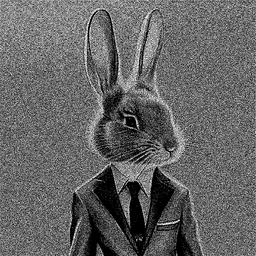
#> input picture images/img1.png, 256 x 256 px, shrunk from 700 x 700 before the run
$ python firepoint.py images/img1.png out.png
#> lines starting #> are read from the running program, lines starting #| are printed output that depends on the picture; after the words box and inside, x2 and y2 are one past the last pixel; in counts of white or black regions, pixels touching at a corner belong together
#> in create_halftone, img is the input picture: shape (256, 256, 3); min 0, max 255, mean 101.1
#!/bin/env python
import math
import random
import argparse
import itertools

import cv2
import numpy as np

try:
    raise ImportError
    from scipy.ndimage import gaussian_filter
except ImportError:

    def gaussian_filter(image_array, sigma):
        # Calculate the filter size based on sigma (usually 3 * sigma)
        filter_size = int(6 * sigma + 1)

        # Ensure the filter size is odd for symmetry
        if filter_size % 2 == 0:
            filter_size += 1

        # Create a 1D Gaussian kernel
        kernel = np.exp(
            -np.arange(-(filter_size // 2), filter_size // 2 + 1) ** 2
            / (2 * sigma**2)
        )
        kernel /= np.sum(kernel)  # Normalize the kernel

        # Apply the 1D Gaussian filter to rows and then columns
        filtered_image = np.apply_along_axis(
            lambda x: np.convolve(x, kernel, mode="same"), axis=0, arr=image_array
        )
        filtered_image = np.apply_along_axis(
            lambda x: np.convolve(x, kernel, mode="same"), axis=1, arr=filtered_image
        )

        return filtered_image


random.seed(1)

default_values = {
    "downscale_factor": 1,
    "gamma": 1.0,
    "multiply": 1.0,
    "no-randomize": False,
    "no-spread": False,
    "no-dots": False,
    "max_diameter": 4,
    "spread_size": 2,
    "width": None,
    "use_squares": False,
    "normalize": 0.0,
    "sharpen": 0.5,
    "threshold": 10,
    "hypersample": 3.0,
    "midtone_value": int(255 / 2),
    "unsharp": 1.0,
    "unsharp_radius": 2,
}


def spread_dots(circle_radius, spread_size):  # {{{
    height, width = circle_radius.shape
    for y in range(0, height, spread_size):
        for x in range(0, width, spread_size):
            block = circle_radius[y : y + spread_size, x : x + spread_size].ravel()
            coordinates = [
                (cx, cy)
                for cy in range(y, y + spread_size)
                for cx in range(x, x + spread_size)
            ]
            remain = 0.0
            for b in block:
                if b == -1:
                    continue
                remain += b - int(b)
            random.shuffle(coordinates)
            coord_iter = itertools.cycle(coordinates)
            while remain > 1:
                cx, cy = next(coord_iter)
                try:
                    if circle_radius[cy, cx] == -1:
                        continue
                except IndexError:
                    continue
                remain -= 1
                circle_radius[cy, cx] += 1


# }}}


def draw_circles(img, radiuses, max_diameter, randomize, use_squares):  # {{{
    height, width = radiuses.shape

    offset = max_diameter // 2
    y_coords, x_coords = np.where(radiuses > 0.0)
    for y, x in zip(y_coords, x_coords):
        circle_radius = radiuses[y, x]
        pos = (int(x * max_diameter + offset), int(y * max_diameter + offset))
        if circle_radius > 0:
            # randomize positions
            rpos = (
                [
                    int(
                        float(i)
                        + ((max_diameter - circle_radius) * (random.random() - 0.4))
                    )
                    for i in pos
                ]
                if randomize
                else pos
            )
            color = 0
            if circle_radius < max_diameter / 4:
                circle_radius *= 2
                color = 127
            if use_squares:
                cv2.rectangle(
                    img,
                    rpos,
                    [int(p + circle_radius) for p in rpos],
                    color,
                    thickness=-1,
                )
            else:
                cv2.circle(
                    img,
                    rpos,
                    int(math.sqrt(circle_radius**2)),
                    color,
                    thickness=-1,
                    lineType=cv2.LINE_AA,
                )


# }}}


def mean_removal(image, kernel_size=3, strength=1.0):  # {{{
    """
    Apply mean removal filter to an input image.

    Args:
        image (numpy.ndarray): The input image (should be grayscale).
        kernel_size (int): Size of the neighborhood for local mean calculation.
        strength (float): Strength of the mean removal effect (0.0 to 1.0).

    Returns:
        numpy.ndarray: The processed image with mean removal applied.
    """
    if len(image.shape) == 3:
        raise ValueError("Input image should be grayscale.")

    # Ensure kernel_size is odd for proper local mean calculation
    if kernel_size % 2 == 0:
        kernel_size += 1

    # Apply the mean removal filter
    mean_kernel = np.ones((kernel_size, kernel_size), dtype=np.float32) / (
        kernel_size**2
    )
    mean_removed_image = cv2.filter2D(image.astype(np.float32), -1, mean_kernel)

    # Adjust the strength of the effect
    processed_image = image + strength * (image - mean_removed_image)

    # Clip values to stay within the valid range [0, 255]
    processed_image = np.clip(processed_image, 0, 255).astype(np.uint8)

    return processed_image


# }}}


def contrast_stretching(image, min_out=0, max_out=255):  # {{{
#> called with min_out = 0, max_out = 255
    min_in, max_in = image.min(), image.max()
#> min_in = 0; max_in = 255
    stretched_image = (image.astype(float) - min_in) * (max_out - min_out) / (
        max_in - min_in
    ) + min_out
    stretched_image = np.clip(stretched_image, min_out, max_out).astype(np.uint8)

    return stretched_image  # }}}


def unsharp_mask(image_array, alpha, radius):  # {{{
#> called with alpha = 1, radius = 2
    image_array = image_array.astype(float)
    # Apply Gaussian blur with the specified radius
    blurred = gaussian_filter(image_array, sigma=radius)

    # Calculate the high-pass image (detail) by subtracting the blurred from the original
    high_pass = image_array - blurred

    # Add the high-pass image back to the original image with the specified alpha
    sharpened = image_array + alpha * high_pass
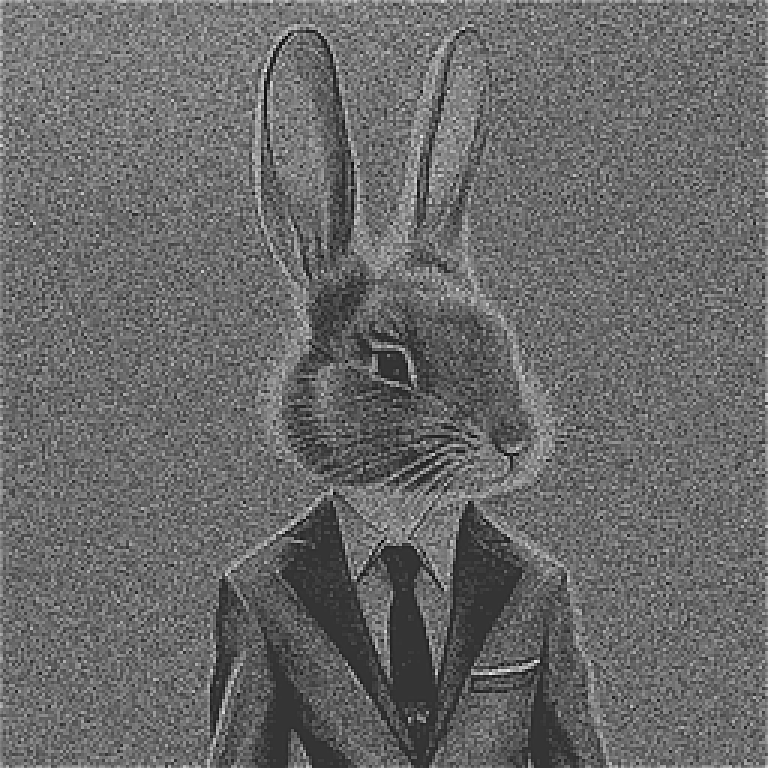
#> sharpened: shape (768, 768) float64; min -100.8, max 387.4, mean 101.5; drawn with min black and max white

    # Clip the pixel values to the valid range [0, 255]
    return np.clip(sharpened, 0, 255).astype(np.uint8)  # }}}
#> in mean_removal, `processed_image = np.clip(processed_image, 0, 255).astype(np.uint8)`:
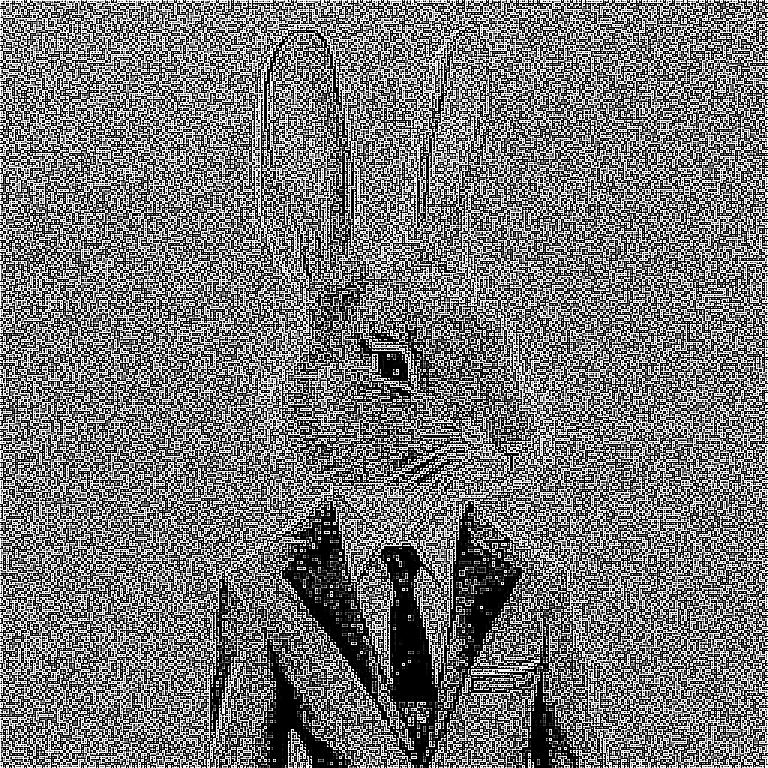
#> processed_image: shape (768, 768); min 0, max 255, mean 115.5


def blend(image1, image2, factor=0.5):
    """Blend two images using a given factor"""
#> called with factor = 0.5
    return cv2.addWeighted(image1, 1 - factor, image2, factor, 0)
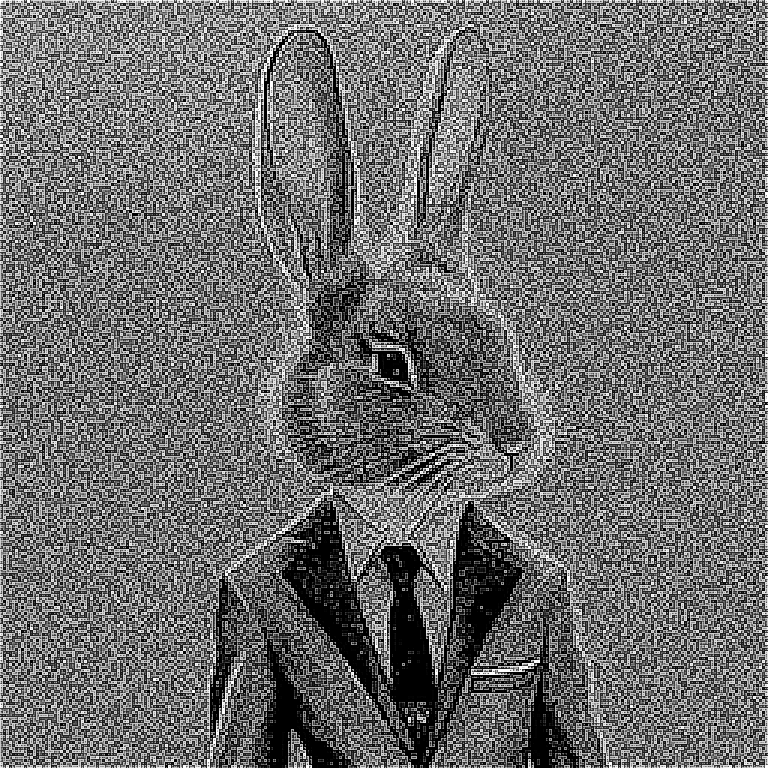
#> returned value: shape (768, 768); min 0, max 255, mean 108.6


def create_halftone(  # {{{
    input_image,
    output_image,
    downscale_factor=default_values["downscale_factor"],
    unsharp=default_values["unsharp"],
    unsharp_radius=default_values["unsharp_radius"],
    gamma=default_values["gamma"],
    multiply=default_values["multiply"],
    randomize=not default_values["no-randomize"],
    spread=not default_values["no-spread"],
    max_diameter=default_values["max_diameter"],
    spread_size=default_values["spread_size"],
    output_width=default_values["width"],
    use_squares=default_values["use_squares"],
    normalize=default_values["normalize"],
    sharpen=default_values["sharpen"],
    threshold=default_values["threshold"],
    no_dots=default_values["no-dots"],
    hypersample=default_values["hypersample"],
    midtone_value=default_values["midtone_value"],
):
    f"""
    Create a halftone image from an input image
    :param input_image: Input image (path)
    :param output_image: Output halftone image (path)
    :param downscale_factor: Downscale factor (higher = smaller image) [default={downscale_factor}]
    :param unsharp: Unsharp masking effect [default={unsharp}]
    :param unsharp_radius: Radius of the unsharp masking effect [default={unsharp_radius}]
    :param gamma: Gamma correction [default={gamma}]
    :param multiply: Multiplication factor for radiuses [default={multiply}]
    :param randomize: Randomize positions of dots to break the visual distribution of dots [default={randomize}]
    :param spread: Spread the dots values for a larger dynamic range [default={spread}]
    :param max_diameter: Maximum diameter of the halftone dots (output image size will increase accordingly) [default={max_diameter}]
    :param spread_size: defines block size used in spreading (larger == more "blurry") [default={spread_size}]
    :param output_width: Output image width [default={output_width or "auto"}]
    :param use_squares: Use squares instead of circles [default={use_squares}]
    :param normalize: Normalization factor [default={normalize}]
    :param sharpen: Sharpening effect [default={sharpen}]
    :param threshold: Changes what is considered black or white [default={threshold}]
    :param no_dots: Do not draw dots [default={no_dots}]
    :param hypersample: Hyper-sampling factor [default={hypersample}]
    :param midtone_value: Value of non-black/ non-white pixels when using hypersample [default={midtone_value}]
    """
    # Load the input image as greyscale
    if isinstance(input_image, str):
        img = cv2.imread(input_image)
    else:
        img = input_image
    img = cv2.cvtColor(img, cv2.COLOR_RGB2HSV)[..., 2]
    img = contrast_stretching(img)
    grey_img = img  # keep an unprocessed reference for later

    # asserts {{{
    assert (
        midtone_value >= 0 and midtone_value <= 255
    ), "Midtone value must be between 0 and 255"
    assert output_width is None or output_width > 10, "Output width must be positive"
    assert spread_size >= 1, "Spread size must be positive"
    assert max_diameter >= 4, "Diameter must be positive"
    assert hypersample >= 1.0, "Hypersample must be >= 1"
    assert normalize >= 0, "Normalize must be >= 0"
    assert sharpen >= 0, "Sharpening must be >= 0"
    assert multiply >= 0, "Multiply must be >= 0"
    assert gamma >= 0, "Gamma must be >= 0"
    # }}}

    # auto downscale (--width) {{{
    if output_width is not None:
        downscale_factor = (max_diameter * img.shape[1]) / output_width
        print(f"Downscaled {downscale_factor:.1f}x")
    # }}}

    # resize image if not in "effects only" mode {{{
    if not no_dots:
        img = cv2.resize(
            img,
            (0, 0),
            fx=hypersample / downscale_factor,
            fy=hypersample / downscale_factor,
            interpolation=cv2.INTER_AREA,
        )
    # }}}

    img = unsharp_mask(img, unsharp, unsharp_radius)

    # pre-process: sharpen & normalize {{{
    if sharpen:
        img = blend(img, mean_removal(img, strength=5 * hypersample), sharpen)

    if normalize:
        img = blend(img, cv2.equalizeHist(img), normalize)
    # }}}

    if no_dots:
        if output_image:
            cv2.imwrite(output_image, img)
        return np.clip(img.astype(float) ** gamma, 0, 255).astype(np.uint8)

    # big image used for refecence pixels (PERF: avoid creation ?) {{{
    big_img = cv2.resize(
        grey_img,
        (0, 0),
        fx=hypersample * max_diameter / downscale_factor,
        fy=hypersample * max_diameter / downscale_factor,
        interpolation=cv2.INTER_NEAREST,
    )
    del grey_img
    # }}}

    # Create an empty canvas for the halftone image with floating-point values
    halftone = np.ones(big_img.shape, dtype=np.uint8) * 255

    # make list of circle radiuses
    darkness = 1.0 - ((img**gamma) / 255.0)
    intensity = darkness * max_diameter * multiply

    if spread:
        spread_dots(intensity, spread_size)
#> after the loop in spread_dots, `for y in range(0, height, spread_size):`:
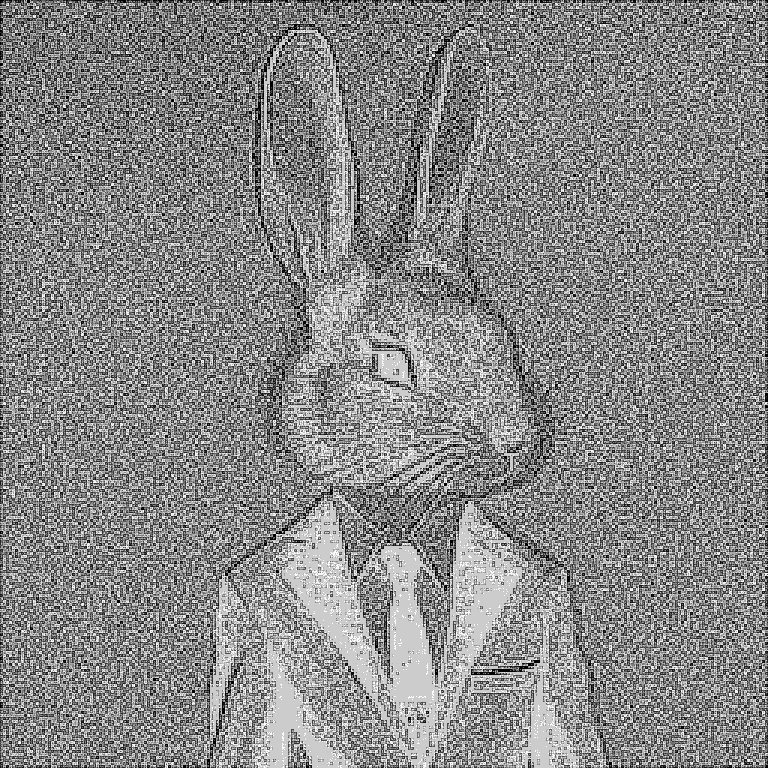
#> circle_radius: shape (768, 768) float64; min 0, max 5, mean 2.66; drawn with min black and max white

    draw_circles(halftone, intensity, max_diameter, randomize, use_squares)
#> the loop in draw_circles, `for y, x in zip(y_coords, x_coords):` made 587676 passes
#> (x, circle_radius, pos, rpos, color) on passes 1 to 8: (2, 0.0941, (10, 2), [8, 1], 127), (3, 0.471, (14, 2), [15, 2], 127), (4, 1.24, (18, 2), [19, 1], 0), (5, 0.471, (22, 2), [21, 1], 127), (6, 1.73, (26, 2), [25, 1], 127), (7, 1.04, (30, 2), [31, 2], 127), (8, 1.1, (34, 2), [34, 1], 0), (9, 0.408, (38, 2), [38, 3], 127)
#> after the loop in draw_circles, `for y, x in zip(y_coords, x_coords):`:
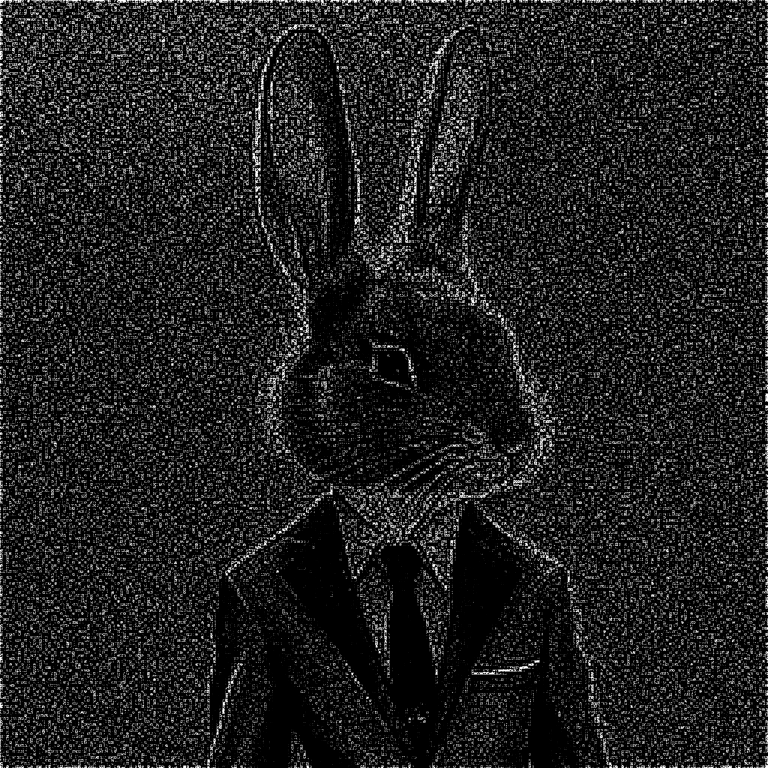
#> img: shape (3072, 3072) (shown at 1/4 size); min 0, max 255, mean 32.8

    # handle black & white masks {{{
    black_mask = (big_img < threshold).astype(np.uint8)
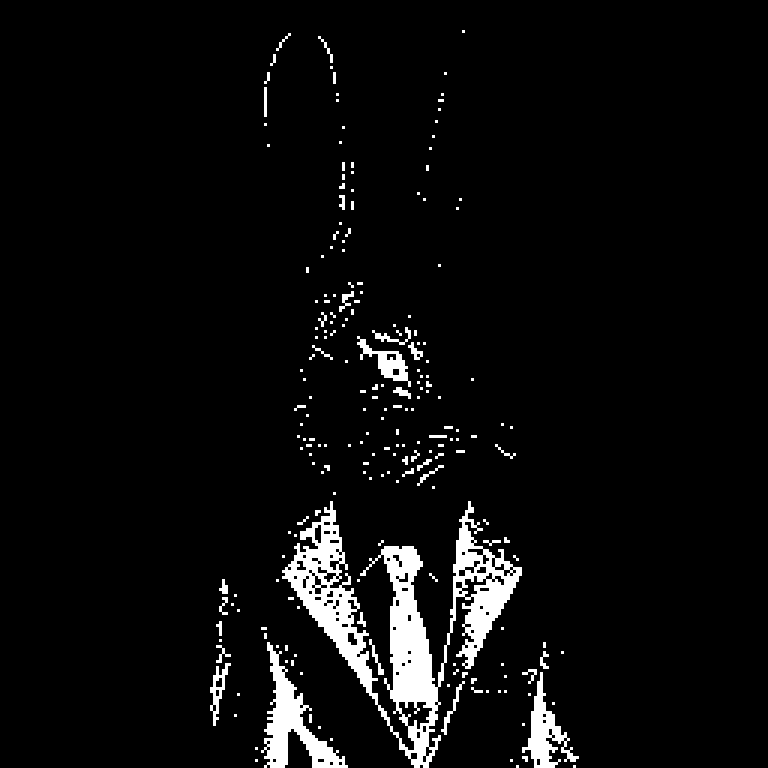
#> black_mask: shape (3072, 3072) (shown at 1/4 size); values 0 (black) and 1 (white), 4.8% white; 218 white regions, largest, box (x1, y1, x2, y2) and area: (1128, 2004, 2088, 3072) 268704, (1044, 2568, 1392, 3072) 55584, (2088, 2688, 2316, 3072) 29376
    white_mask = (big_img > 255 - threshold).astype(np.uint8)
#> white_mask: shape (3072, 3072); values 0 (black) and 1 (white), 0.01% white; 6 white regions, box (x1, y1, x2, y2) and area: (1056, 276, 1068, 288) 144, (1032, 420, 1044, 432) 144, (1680, 540, 1692, 552) 144, (2136, 2640, 2148, 2652) 144, (2028, 2676, 2040, 2688) 144, (1956, 2688, 1968, 2700) 144

    # Add fully black and fully white pixels to the halftone image
    halftone[black_mask > 0] = 0
#> halftone: shape (3072, 3072); under 0.01% of pixels changed, all inside (x1, y1, x2, y2) = (863, 173, 2124, 2902)
    halftone[white_mask > 0] = 255
#> halftone: shape (3072, 3072); min 0, max 255, mean 32.8
    # }}}

    # Downscale if image was supersampled & fix halftones {{{
    if hypersample > 1.0:
        halftone = cv2.resize(
            cv2.cvtColor(halftone.astype(np.float32), cv2.COLOR_GRAY2RGB),
            (0, 0),
            fx=1.0 / hypersample,
            fy=1.0 / hypersample,
            interpolation=cv2.INTER_CUBIC,
        )
#> halftone: shape (1024, 1024, 3) float32
        # set halftones value
        halftone[(halftone > 0) & (halftone < 255)] = midtone_value
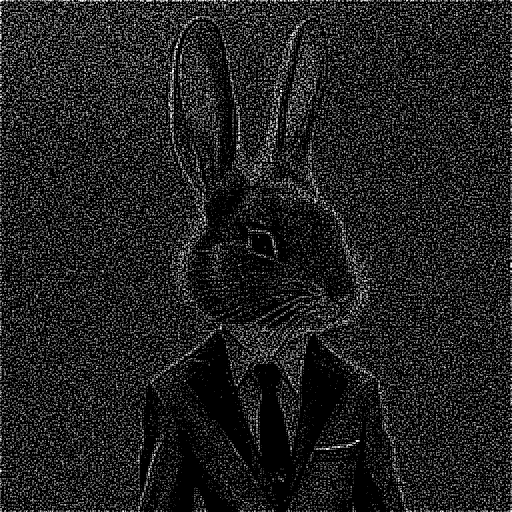
#> halftone: shape (1024, 1024, 3) float32 (shown at 1/2 size); min 0, max 255, mean 32.9
    # }}}

    # Save the halftone image
    if output_image:
        cv2.imwrite(output_image, halftone)
    return halftone


# }}}


def main():
    # Argument handling {{{
    def add_argument(name, **kw):
        help = kw.pop("help")
        default = default_values[name]
        if default is None:
            default = "auto"
        parser.add_argument(
            "--" + name,
            default=default_values[name],
            help=help + f" (default: {default})",
            **kw,
        )

    parser = argparse.ArgumentParser(
        description="Generate a halftone image from an input image."
    )
    parser.add_argument("input_image", help="Input image filename")
    parser.add_argument("output_image", help="Output halftone image filename")
    add_argument("downscale_factor", type=int, help="Downscale factor")
    add_argument("gamma", type=float, help="Gamma correction")
    add_argument(
        "multiply",
        type=float,
        help="Multiplication factor for diameters (0 = white image, >1 = darker image)",
    )
    add_argument(
        "no-randomize", action="store_true", help="Do not randomize positions of dots"
    )
    add_argument(
        "no-spread",
        action="store_true",
        help="Do not spread the dots values for a larger dynamic range",
    )
    add_argument(
        "max_diameter",
        type=int,
        help="Maximum radius of the halftone dots.\noutput image size will increase accordingly",
    )
    add_argument("spread_size", type=int, help="defines block size used in spreading")
    add_argument(
        "width",
        type=int,
        help="Output image width - autocompute 'downscale_factor' to respect 'max_diameter'",
    )
    add_argument(
        "use_squares", action="store_true", help="Use squares instead of circles"
    )
    add_argument("normalize", type=float, help="Normalization factor")
    add_argument("sharpen", type=float, help="Sharpening effect")
    add_argument(
        "threshold", type=int, help="Changes what is considered black or white"
    )
    add_argument(
        "no-dots",
        action="store_true",
        help="Do not draw B&W dots (only process the image)",
    )
    add_argument("hypersample", type=float, help="Hyper-sampling factor")
    add_argument(
        "midtone_value",
        type=int,
        help="Value of non-black/ non-white pixels when using hypersample (0=black, 255=white)",
    )
    add_argument("unsharp", type=float, help="Unsharp masking effect")
    add_argument(
        "unsharp_radius", type=int, help="Radius of the unsharp masking effect"
    )

    args = parser.parse_args()  # }}}

    # call the processing function

    create_halftone(
        args.input_image,
        args.output_image,
        args.downscale_factor,
        args.unsharp,
        args.unsharp_radius,
        args.gamma,
        args.multiply,
        not args.no_randomize,
        not args.no_spread,
        args.max_diameter,
        args.spread_size,
        args.width,
        args.use_squares,
        args.normalize,
        args.sharpen,
        args.threshold,
        args.no_dots,
        args.hypersample,
        args.midtone_value,
    )


if __name__ == "__main__":
    main()
